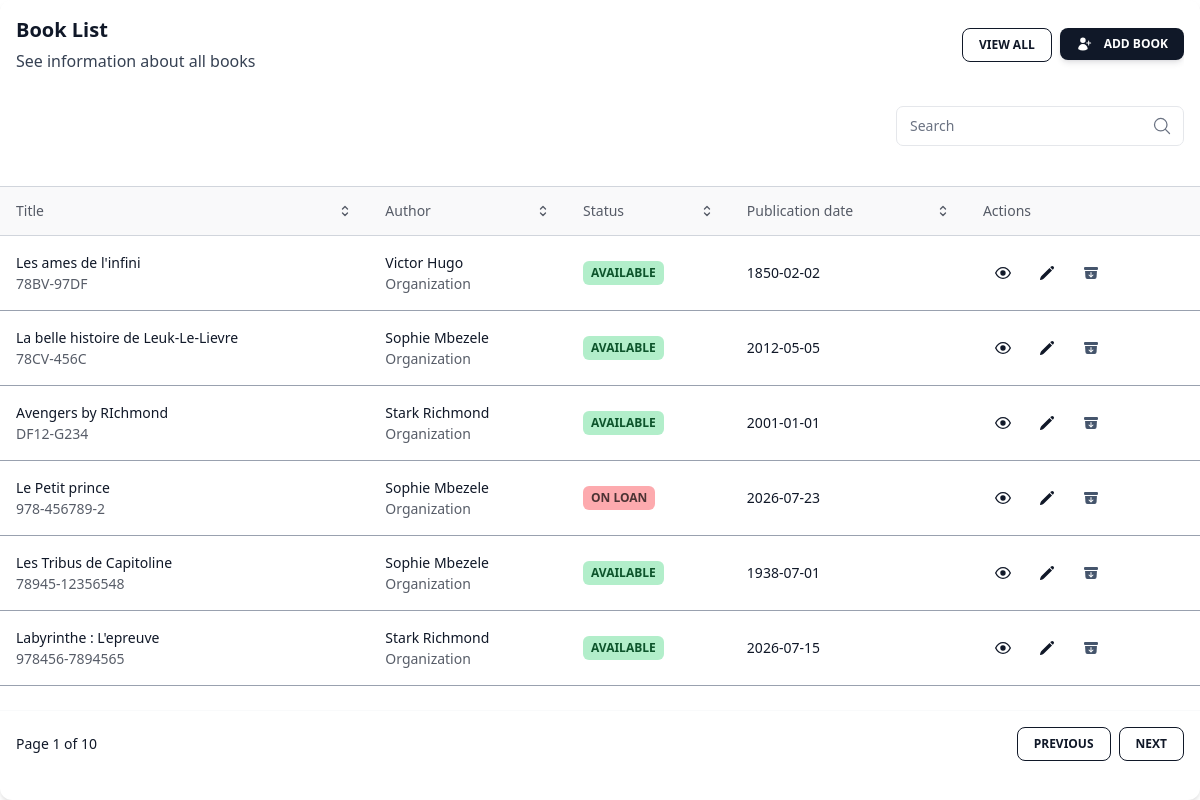
/books/all/, run on an earlier commit of the app's database.
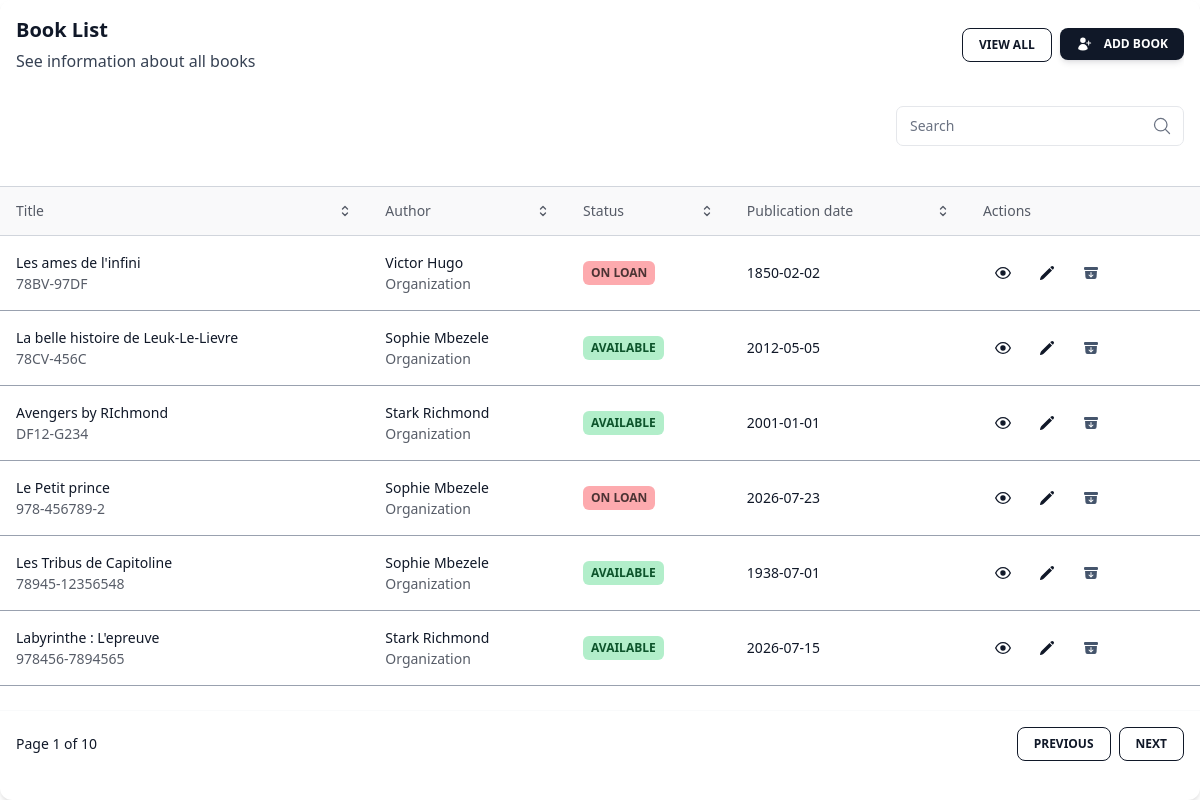
And on a later commit of the database.
### core/models.py (models this page shows, shortened)
class Book(models.Model):
    title = models.CharField(max_length=50)
    subtitle = models.CharField(max_length=50)
    isbn = models.CharField(unique=True, max_length=50)
    language = models.CharField(max_length=50)
    genre = models.CharField(max_length=50)
    num_pages = models.PositiveIntegerField()
    publication_date = models.DateField()
    available = models.BooleanField(default=True)
    author = models.ForeignKey("author", on_delete=models.SET_NULL, null=True)
    summary = models.TextField(null=True, blank=True)
    class Meta:
        verbose_name = "Book"
        verbose_name_plural = "Books"

class Author(models.Model):
    name = models.CharField(max_length=50)
    surname = models.CharField(max_length=50)
    birthday = models.DateField(auto_now=False, auto_now_add=False)
    class Meta:
        verbose_name = "Author"
        verbose_name_plural = "Authors"

### core/views.py (the view)
# urls.py: path('books/all/', views.book_list,name="get_all_books"),
def book_list(request):
    if request.GET.get('q') != None:
        search = request.GET.get('q')
        books = models.Book.objects.filter(title__icontains = search)
    else:
        books = models.Book.objects.all()
    return render(request, "core/book_list.html", {'books':books})

### core/templates/core/book_list.html (shortened to what the changed rows need)
{% load tailwind_tags %}
{% tailwind_css %}
<div class="relative flex flex-col w-full h-full text-gray-700 bg-white shadow-md rounded-xl bg-clip-border">
  <div class="p-6 px-0 overflow-scroll">
    <table class="w-full mt-4 text-left table-auto min-w-max">
      <thead>
        <tr>
          <th
            class="p-4 transition-colors cursor-pointer border-y border-gray-300 bg-gray-100/50 hover:bg-gray-200">
            <p
              class="flex items-center justify-between gap-2 font-sans text-sm antialiased font-normal leading-none text-gray-900 opacity-70">
              Title
              <svg xmlns="http://www.w3.org/2000/svg" fill="none" viewBox="0 0 24 24" stroke-width="2"
                stroke="currentColor" aria-hidden="true" class="w-4 h-4">
                <path stroke-linecap="round" stroke-linejoin="round"
                  d="M8.25 15L12 18.75 15.75 15m-7.5-6L12 5.25 15.75 9"></path>
              </svg>
            </p>
          </th>
          <th
            class="p-4 transition-colors cursor-pointer border-y border-gray-300 bg-gray-100/50 hover:bg-gray-200">
            <p
              class="flex items-center justify-between gap-2 font-sans text-sm antialiased font-normal leading-none text-gray-900 opacity-70">
              Author
              <svg xmlns="http://www.w3.org/2000/svg" fill="none" viewBox="0 0 24 24" stroke-width="2"
                stroke="currentColor" aria-hidden="true" class="w-4 h-4">
                <path stroke-linecap="round" stroke-linejoin="round"
                  d="M8.25 15L12 18.75 15.75 15m-7.5-6L12 5.25 15.75 9"></path>
              </svg>
            </p>
          </th>
          <th
            class="p-4 transition-colors cursor-pointer border-y border-gray-300 bg-gray-100/50 hover:bg-gray-200">
            <p
              class="flex items-center justify-between gap-2 font-sans text-sm antialiased font-normal leading-none text-gray-900 opacity-70">
              Status
              <svg xmlns="http://www.w3.org/2000/svg" fill="none" viewBox="0 0 24 24" stroke-width="2"
                stroke="currentColor" aria-hidden="true" class="w-4 h-4">
                <path stroke-linecap="round" stroke-linejoin="round"
                  d="M8.25 15L12 18.75 15.75 15m-7.5-6L12 5.25 15.75 9"></path>
              </svg>
            </p>
          </th>
          <th
            class="p-4 transition-colors cursor-pointer border-y border-gray-300 bg-gray-100/50 hover:bg-gray-200">
            <p
              class="flex items-center justify-between gap-2 font-sans text-sm antialiased font-normal leading-none text-gray-900 opacity-70">
              Publication date
              <svg xmlns="http://www.w3.org/2000/svg" fill="none" viewBox="0 0 24 24" stroke-width="2"
                stroke="currentColor" aria-hidden="true" class="w-4 h-4">
                <path stroke-linecap="round" stroke-linejoin="round"
                  d="M8.25 15L12 18.75 15.75 15m-7.5-6L12 5.25 15.75 9"></path>
              </svg>
            </p>
          </th>
          <th
            class="p-4 transition-colors cursor-pointer border-y border-gray-300 bg-gray-100/50 hover:bg-gray-200">
            <p
              class="flex items-center justify-between gap-2 font-sans text-sm antialiased font-normal leading-none text-gray-900 opacity-70">
            Actions
            </p>
          </th>
        </tr>
      </thead>
      <tbody>
        {% for book in books %}
            <tr>
                <td class="p-4 border-b border-gray-400">
                    <div class="flex items-center gap-3">
                    <div class="flex flex-col">
                        <p class="block font-sans text-sm antialiased font-normal leading-normal text-gray-900">
                        {{ book.title}}
                        </p>
                        <p
                        class="block font-sans text-sm antialiased font-normal leading-normal text-gray-900 opacity-70">
                        {{ book.isbn }}
                        </p>
                    </div>
                    </div>
                </td>
                <td class="p-4 border-b border-gray-400">
                    <div class="flex flex-col">
                    <p class="block font-sans text-sm antialiased font-normal leading-normal text-gray-900">
                        {{ book.author.surname }} {{ book.author.name }}
                    </p>
                    <p
                        class="block font-sans text-sm antialiased font-normal leading-normal text-gray-900 opacity-70">
                        Organization
                    </p>
                    </div>
                </td>
                <td class="p-4 border-b border-gray-400">
                    <div class="w-max">
                        {% if book.available %}
                            <div
                                class="relative grid items-center px-2 py-1 font-sans text-xs font-bold text-green-900 uppercase rounded-md select-none whitespace-nowrap bg-green-500/30">
                                <span class="">Available</span>
                            </div>
                        {% else %}
                            <div
                                class="relative grid items-center px-2 py-1 font-sans text-xs font-bold uppercase rounded-md select-none whitespace-nowrap bg-red-500/40 text-black/70">
                                <span class="">On loan</span>
                            </div>
                        {% endif %}
                    </div>
                </td>
                <td class="p-4 border-b border-gray-400">
                    <p class="block font-sans text-sm antialiased font-normal leading-normal text-gray-900">
                    {{ book.publication_date | date:"Y-m-d"}}
                    </p>
                </td>
                <td class="p-4 border-b border-gray-400">
                    <a href={% url "book_detail" book.pk %}>
                        <button
                        class="relative h-10 max-h-[40px] w-10 max-w-[40px] select-none rounded-lg text-center align-middle font-sans text-xs font-medium uppercase text-gray-900 transition-all hover:bg-gray-900/10 active:bg-gray-900/20 disabled:pointer-events-none disabled:opacity-50 disabled:shadow-none"
                        type="button">
                        <span class="absolute transform -translate-x-1/2 -translate-y-1/2 top-1/2 left-1/2">
                        </span>
                        </button>
                    <a href={% url "update_book" book.pk %}>
                        <button
                        class="relative h-10 max-h-[40px] w-10 max-w-[40px] select-none rounded-lg text-center align-middle font-sans text-xs font-medium uppercase text-gray-900 transition-all hover:bg-gray-900/10 active:bg-gray-900/20 disabled:pointer-events-none disabled:opacity-50 disabled:shadow-none"
                        type="button">
                        <span class="absolute transform -translate-x-1/2 -translate-y-1/2 top-1/2 left-1/2">
                        </span>
                        </button>
                    <form method="post" class="inline"action="{% url 'delete_book' book.pk %}">{% csrf_token %}
                        <button type="submit" class="relative h-10 max-h-[40px] w-10 max-w-[40px] select-none rounded-lg text-center align-middle font-sans text-xs font-medium uppercase transition-all text-slate-600 hover:text-slate-800 hover:bg-gray-900/10 active:bg-gray-900/20 disabled:pointer-events-none disabled:opacity-50 disabled:shadow-none" >
                            <span class="absolute transform -translate-x-1/2 -translate-y-1/2 top-1/2 left-1/2">
                            </span>
                        </button>
                    </form>
                </td>
            </tr>
        {% endfor %}
      </tbody>
    </table>
  </div>
</div>

What changed in the data, as far as the page shows it:
changed Book "Les ames de l'infini": available "AVAILABLE" → "ON LOAN"
